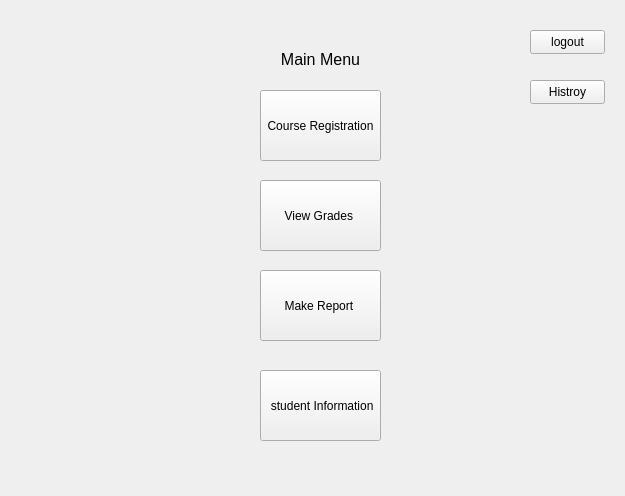
<?xml version="1.0" encoding="UTF-8"?>
<ui version="4.0">
 <class>StudentMainMenuClass</class>
 <widget class="QMainWindow" name="StudentMainMenuClass">
  <property name="geometry">
   <rect>
    <x>0</x>
    <y>0</y>
    <width>625</width>
    <height>496</height>
   </rect>
  </property>
  <property name="maximumSize">
   <size>
    <width>1280</width>
    <height>720</height>
   </size>
  </property>
  <property name="windowTitle">
   <string>StudentMainMenu</string>
  </property>
  <widget class="QWidget" name="centralWidget">
   <widget class="QFrame" name="frame">
    <property name="geometry">
     <rect>
      <x>-20</x>
      <y>-20</y>
      <width>801</width>
      <height>561</height>
     </rect>
    </property>
    <property name="maximumSize">
     <size>
      <width>1280</width>
      <height>720</height>
     </size>
    </property>
    <property name="frameShape">
     <enum>QFrame::Shape::StyledPanel</enum>
    </property>
    <property name="frameShadow">
     <enum>QFrame::Shadow::Raised</enum>
    </property>
    <widget class="QPushButton" name="CourseRegisterationButton">
     <property name="geometry">
      <rect>
       <x>280</x>
       <y>110</y>
       <width>121</width>
       <height>71</height>
      </rect>
     </property>
     <property name="text">
      <string>Course Registration</string>
     </property>
     <property name="checkable">
      <bool>false</bool>
     </property>
    </widget>
    <widget class="QPushButton" name="MakeReport">
     <property name="geometry">
      <rect>
       <x>280</x>
       <y>290</y>
       <width>121</width>
       <height>71</height>
      </rect>
     </property>
     <property name="text">
      <string>Make Report </string>
     </property>
     <property name="checkable">
      <bool>false</bool>
     </property>
    </widget>
    <widget class="QPushButton" name="ViewGradeButtonStudentMainPage">
     <property name="geometry">
      <rect>
       <x>280</x>
       <y>200</y>
       <width>121</width>
       <height>71</height>
      </rect>
     </property>
     <property name="text">
      <string>View Grades </string>
     </property>
     <property name="checkable">
      <bool>false</bool>
     </property>
    </widget>
    <widget class="QPushButton" name="StudentInfo">
     <property name="geometry">
      <rect>
       <x>280</x>
       <y>390</y>
       <width>121</width>
       <height>71</height>
      </rect>
     </property>
     <property name="text">
      <string> student Information</string>
     </property>
     <property name="checkable">
      <bool>false</bool>
     </property>
    </widget>
    <widget class="QPushButton" name="LogoutInStudentMenu">
     <property name="geometry">
      <rect>
       <x>550</x>
       <y>50</y>
       <width>75</width>
       <height>24</height>
      </rect>
     </property>
     <property name="text">
      <string>logout</string>
     </property>
    </widget>
    <widget class="QLabel" name="label">
     <property name="geometry">
      <rect>
       <x>300</x>
       <y>70</y>
       <width>81</width>
       <height>20</height>
      </rect>
     </property>
     <property name="text">
      <string>&lt;html&gt;&lt;head/&gt;&lt;body&gt;&lt;p align=&quot;center&quot;&gt;&lt;span style=&quot; font-size:12pt;&quot;&gt;Main Menu&lt;/span&gt;&lt;/p&gt;&lt;/body&gt;&lt;/html&gt;</string>
     </property>
    </widget>
    <widget class="QPushButton" name="historyBtn">
     <property name="geometry">
      <rect>
       <x>550</x>
       <y>100</y>
       <width>75</width>
       <height>24</height>
      </rect>
     </property>
     <property name="text">
      <string>Histroy</string>
     </property>
    </widget>
   </widget>
  </widget>
 </widget>
 <layoutdefault spacing="6" margin="11"/>
 <resources/>
 <connections/>
</ui>
